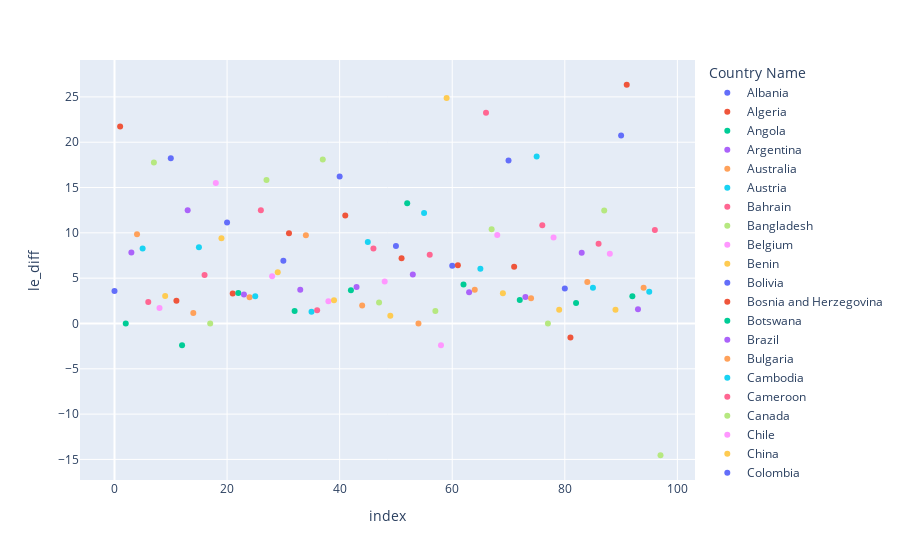

The cell this chart's notebook holds for it:
### Markdown cell above
Zimbabwe had the highest average ranking across all years in Population Density.

### Q4

What country has shown the greatest increase in 'Life expectancy at birth, total (years)' since 1962?

### Code cell
le_label = 'Life expectancy at birth, total (years)'

le_df = gapminder_df[['Year', 'Country Name', le_label]]

max_year = max(le_df['Year'].unique())

# Get first and last available values for each country 
le_df = le_df.sort_values(by="Year").groupby(['Country Name']).agg(['first', 'last'])

# Filter to only include results after 1962
le_df = le_df[le_df['Year']['first'] >= 1962]

le_df['le_diff'] = le_df[le_label]['last'] - le_df[le_label]['first']

le_df = le_df.reset_index()
px.scatter(le_df, y='le_diff', color='Country Name')

### Figure 1 — Plotly figure (JSON) as saved in the notebook; plotly's stock layout.template omitted (floating-point values rounded to 4 significant figures)
{"data": [{"hovertemplate": "Country Name=Albania<br>index=%{x}<br>le_diff=%{y}<extra></extra>", "legendgroup": "Albania", "marker": {"color": "#636efa", "symbol": "circle"}, "mode": "markers", "name": "Albania", "orientation": "v", "showlegend": true, "type": "scatter", "x": [0], "xaxis": "x", "y": [3.572], "yaxis": "y"}, {"hovertemplate": "Country Name=Algeria<br>index=%{x}<br>le_diff=%{y}<extra></extra>", "legendgroup": "Algeria", "marker": {"color": "#EF553B", "symbol": "circle"}, "mode": "markers", "name": "Algeria", "orientation": "v", "showlegend": true, "type": "scatter", "x": [1], "xaxis": "x", "y": [21.73], "yaxis": "y"}, {"hovertemplate": "Country Name=Angola<br>index=%{x}<br>le_diff=%{y}<extra></extra>", "legendgroup": "Angola", "marker": {"color": "#00cc96", "symbol": "circle"}, "mode": "markers", "name": "Angola", "orientation": "v", "showlegend": true, "type": "scatter", "x": [2], "xaxis": "x", "y": [0], "yaxis": "y"}, {"hovertemplate": "Country Name=Argentina<br>index=%{x}<br>le_diff=%{y}<extra></extra>", "legendgroup": "Argentina", "marker": {"color": "#ab63fa", "symbol": "circle"}, "mode": "markers", "name": "Argentina", "orientation": "v", "showlegend": true, "type": "scatter", "x": [3], "xaxis": "x", "y": [7.841], "yaxis": "y"}, {"hovertemplate": "Country Name=Australia<br>index=%{x}<br>le_diff=%{y}<extra></extra>", "legendgroup": "Australia", "marker": {"color": "#FFA15A", "symbol": "circle"}, "mode": "markers", "name": "Australia", "orientation": "v", "showlegend": true, "type": "scatter", "x": [4], "xaxis": "x", "y": [9.835], "yaxis": "y"}, {"hovertemplate": "Country Name=Austria<br>index=%{x}<br>le_diff=%{y}<extra></extra>", "legendgroup": "Austria", "marker": {"color": "#19d3f3", "symbol": "circle"}, "mode": "markers", "name": "Austria", "orientation": "v", "showlegend": true, "type": "scatter", "x": [5], "xaxis": "x", "y": [8.266], "yaxis": "y"}, {"hovertemplate": "Country Name=Bahrain<br>index=%{x}<br>le_diff=%{y}<extra></extra>", "legendgroup": "Bahrain", "marker": {"color": "#FF6692", "symbol": "circle"}, "mode": "markers", "name": "Bahrain", "orientation": "v", "showlegend": true, "type": "scatter", "x": [6], "xaxis": "x", "y": [2.377], "yaxis": "y"}, {"hovertemplate": "Country Name=Bangladesh<br>index=%{x}<br>le_diff=%{y}<extra></extra>", "legendgroup": "Bangladesh", "marker": {"color": "#B6E880", "symbol": "circle"}, "mode": "markers", "name": "Bangladesh", "orientation": "v", "showlegend": true, "type": "scatter", "x": [7], "xaxis": "x", "y": [17.75], "yaxis": "y"}, {"hovertemplate": "Country Name=Belgium<br>index=%{x}<br>le_diff=%{y}<extra></extra>", "legendgroup": "Belgium", "marker": {"color": "#FF97FF", "symbol": "circle"}, "mode": "markers", "name": "Belgium", "orientation": "v", "showlegend": true, "type": "scatter", "x": [8], "xaxis": "x", "y": [1.707], "yaxis": "y"}, {"hovertemplate": "Country Name=Benin<br>index=%{x}<br>le_diff=%{y}<extra></extra>", "legendgroup": "Benin", "marker": {"color": "#FECB52", "symbol": "circle"}, "mode": "markers", "name": "Benin", "orientation": "v", "showlegend": true, "type": "scatter", "x": [9], "xaxis": "x", "y": [3.025], "yaxis": "y"}, {"hovertemplate": "Country Name=Bolivia<br>index=%{x}<br>le_diff=%{y}<extra></extra>", "legendgroup": "Bolivia", "marker": {"color": "#636efa", "symbol": "circle"}, "mode": "markers", "name": "Bolivia", "orientation": "v", "showlegend": true, "type": "scatter", "x": [10], "xaxis": "x", "y": [18.23], "yaxis": "y"}, {"hovertemplate": "Country Name=Bosnia and Herzegovina<br>index=%{x}<br>le_diff=%{y}<extra></extra>", "legendgroup": "Bosnia and Herzegovina", "marker": {"color": "#EF553B", "symbol": "circle"}, "mode": "markers", "name": "Bosnia and Herzegovina", "orientation": "v", "showlegend": true, "type": "scatter", "x": [11], "xaxis": "x", "y": [2.513], "yaxis": "y"}, {"hovertemplate": "Country Name=Botswana<br>index=%{x}<br>le_diff=%{y}<extra></extra>", "legendgroup": "Botswana", "marker": {"color": "#00cc96", "symbol": "circle"}, "mode": "markers", "name": "Botswana", "orientation": "v", "showlegend": true, "type": "scatter", "x": [12], "xaxis": "x", "y": [-2.407], "yaxis": "y"}, {"hovertemplate": "Country Name=Brazil<br>index=%{x}<br>le_diff=%{y}<extra></extra>", "legendgroup": "Brazil", "marker": {"color": "#ab63fa", "symbol": "circle"}, "mode": "markers", "name": "Brazil", "orientation": "v", "showlegend": true, "type": "scatter", "x": [13], "xaxis": "x", "y": [12.49], "yaxis": "y"}, {"hovertemplate": "Country Name=Bulgaria<br>index=%{x}<br>le_diff=%{y}<extra></extra>", "legendgroup": "Bulgaria", "marker": {"color": "#FFA15A", "symbol": "circle"}, "mode": "markers", "name": "Bulgaria", "orientation": "v", "showlegend": true, "type": "scatter", "x": [14], "xaxis": "x", "y": [1.169], "yaxis": "y"}, {"hovertemplate": "Country Name=Cambodia<br>index=%{x}<br>le_diff=%{y}<extra></extra>", "legendgroup": "Cambodia", "marker": {"color": "#19d3f3", "symbol": "circle"}, "mode": "markers", "name": "Cambodia", "orientation": "v", "showlegend": true, "type": "scatter", "x": [15], "xaxis": "x", "y": [8.408], "yaxis": "y"}, {"hovertemplate": "Country Name=Cameroon<br>index=%{x}<br>le_diff=%{y}<extra></extra>", "legendgroup": "Cameroon", "marker": {"color": "#FF6692", "symbol": "circle"}, "mode": "markers", "name": "Cameroon", "orientation": "v", "showlegend": true, "type": "scatter", "x": [16], "xaxis": "x", "y": [5.347], "yaxis": "y"}, {"hovertemplate": "Country Name=Canada<br>index=%{x}<br>le_diff=%{y}<extra></extra>", "legendgroup": "Canada", "marker": {"color": "#B6E880", "symbol": "circle"}, "mode": "markers", "name": "Canada", "orientation": "v", "showlegend": true, "type": "scatter", "x": [17], "xaxis": "x", "y": [0], "yaxis": "y"}, {"hovertemplate": "Country Name=Chile<br>index=%{x}<br>le_diff=%{y}<extra></extra>", "legendgroup": "Chile", "marker": {"color": "#FF97FF", "symbol": "circle"}, "mode": "markers", "name": "Chile", "orientation": "v", "showlegend": true, "type": "scatter", "x": [18], "xaxis": "x", "y": [15.49], "yaxis": "y"}, {"hovertemplate": "Country Name=China<br>index=%{x}<br>le_diff=%{y}<extra></extra>", "legendgroup": "China", "marker": {"color": "#FECB52", "symbol": "circle"}, "mode": "markers", "name": "China", "orientation": "v", "showlegend": true, "type": "scatter", "x": [19], "xaxis": "x", "y": [9.404], "yaxis": "y"}, {"hovertemplate": "Country Name=Colombia<br>index=%{x}<br>le_diff=%{y}<extra></extra>", "legendgroup": "Colombia", "marker": {"color": "#636efa", "symbol": "circle"}, "mode": "markers", "name": "Colombia", "orientation": "v", "showlegend": true, "type": "scatter", "x": [20], "xaxis": "x", "y": [11.14], "yaxis": "y"}, {"hovertemplate": "Country Name=Costa Rica<br>index=%{x}<br>le_diff=%{y}<extra></extra>", "legendgroup": "Costa Rica", "marker": {"color": "#EF553B", "symbol": "circle"}, "mode": "markers", "name": "Costa Rica", "orientation": "v", "showlegend": true, "type": "scatter", "x": [21], "xaxis": "x", "y": [3.295], "yaxis": "y"}, {"hovertemplate": "Country Name=Cote d'Ivoire<br>index=%{x}<br>le_diff=%{y}<extra></extra>", "legendgroup": "Cote d'Ivoire", "marker": {"color": "#00cc96", "symbol": "circle"}, "mode": "markers", "name": "Cote d'Ivoire", "orientation": "v", "showlegend": true, "type": "scatter", "x": [22], "xaxis": "x", "y": [3.363], "yaxis": "y"}, {"hovertemplate": "Country Name=Croatia<br>index=%{x}<br>le_diff=%{y}<extra></extra>", "legendgroup": "Croatia", "marker": {"color": "#ab63fa", "symbol": "circle"}, "mode": "markers", "name": "Croatia", "orientation": "v", "showlegend": true, "type": "scatter", "x": [23], "xaxis": "x", "y": [3.21], "yaxis": "y"}, {"hovertemplate": "Country Name=Czech Republic<br>index=%{x}<br>le_diff=%{y}<extra></extra>", "legendgroup": "Czech Republic", "marker": {"color": "#FFA15A", "symbol": "circle"}, "mode": "markers", "name": "Czech Republic", "orientation": "v", "showlegend": true, "type": "scatter", "x": [24], "xaxis": "x", "y": [2.9], "yaxis": "y"}, {"hovertemplate": "Country Name=Denmark<br>index=%{x}<br>le_diff=%{y}<extra></extra>", "legendgroup": "Denmark", "marker": {"color": "#19d3f3", "symbol": "circle"}, "mode": "markers", "name": "Denmark", "orientation": "v", "showlegend": true, "type": "scatter", "x": [25], "xaxis": "x", "y": [3.001], "yaxis": "y"}, {"hovertemplate": "Country Name=Dominican Republic<br>index=%{x}<br>le_diff=%{y}<extra></extra>", "legendgroup": "Dominican Republic", "marker": {"color": "#FF6692", "symbol": "circle"}, "mode": "markers", "name": "Dominican Republic", "orientation": "v", "showlegend": true, "type": "scatter", "x": [26], "xaxis": "x", "y": [12.49], "yaxis": "y"}, {"hovertemplate": "Country Name=Ecuador<br>index=%{x}<br>le_diff=%{y}<extra></extra>", "legendgroup": "Ecuador", "marker": {"color": "#B6E880", "symbol": "circle"}, "mode": "markers", "name": "Ecuador", "orientation": "v", "showlegend": true, "type": "scatter", "x": [27], "xaxis": "x", "y": [15.83], "yaxis": "y"}, {"hovertemplate": "Country Name=El Salvador<br>index=%{x}<br>le_diff=%{y}<extra></extra>", "legendgroup": "El Salvador", "marker": {"color": "#FF97FF", "symbol": "circle"}, "mode": "markers", "name": "El Salvador", "orientation": "v", "showlegend": true, "type": "scatter", "x": [28], "xaxis": "x", "y": [5.202], "yaxis": "y"}, {"hovertemplate": "Country Name=Eritrea<br>index=%{x}<br>le_diff=%{y}<extra></extra>", "legendgroup": "Eritrea", "marker": {"color": "#FECB52", "symbol": "circle"}, "mode": "markers", "name": "Eritrea", "orientation": "v", "showlegend": true, "type": "scatter", "x": [29], "xaxis": "x", "y": [5.66], "yaxis": "y"}, {"hovertemplate": "Country Name=Finland<br>index=%{x}<br>le_diff=%{y}<extra></extra>", "legendgroup": "Finland", "marker": {"color": "#636efa", "symbol": "circle"}, "mode": "markers", "name": "Finland", "orientation": "v", "showlegend": true, "type": "scatter", "x": [30], "xaxis": "x", "y": [6.913], "yaxis": "y"}, {"hovertemplate": "Country Name=France<br>index=%{x}<br>le_diff=%{y}<extra></extra>", "legendgroup": "France", "marker": {"color": "#EF553B", "symbol": "circle"}, "mode": "markers", "name": "France", "orientation": "v", "showlegend": true, "type": "scatter", "x": [31], "xaxis": "x", "y": [9.951], "yaxis": "y"}, {"hovertemplate": "Country Name=Gabon<br>index=%{x}<br>le_diff=%{y}<extra></extra>", "legendgroup": "Gabon", "marker": {"color": "#00cc96", "symbol": "circle"}, "mode": "markers", "name": "Gabon", "orientation": "v", "showlegend": true, "type": "scatter", "x": [32], "xaxis": "x", "y": [1.39], "yaxis": "y"}, {"hovertemplate": "Country Name=Germany<br>index=%{x}<br>le_diff=%{y}<extra></extra>", "legendgroup": "Germany", "marker": {"color": "#ab63fa", "symbol": "circle"}, "mode": "markers", "name": "Germany", "orientation": "v", "showlegend": true, "type": "scatter", "x": [33], "xaxis": "x", "y": [3.715], "yaxis": "y"}, {"hovertemplate": "Country Name=Ghana<br>index=%{x}<br>le_diff=%{y}<extra></extra>", "legendgroup": "Ghana", "marker": {"color": "#FFA15A", "symbol": "circle"}, "mode": "markers", "name": "Ghana", "orientation": "v", "showlegend": true, "type": "scatter", "x": [34], "xaxis": "x", "y": [9.724], "yaxis": "y"}, {"hovertemplate": "Country Name=Greece<br>index=%{x}<br>le_diff=%{y}<extra></extra>", "legendgroup": "Greece", "marker": {"color": "#19d3f3", "symbol": "circle"}, "mode": "markers", "name": "Greece", "orientation": "v", "showlegend": true, "type": "scatter", "x": [35], "xaxis": "x", "y": [1.302], "yaxis": "y"}, {"hovertemplate": "Country Name=Guatemala<br>index=%{x}<br>le_diff=%{y}<extra></extra>", "legendgroup": "Guatemala", "marker": {"color": "#FF6692", "symbol": "circle"}, "mode": "markers", "name": "Guatemala", "orientation": "v", "showlegend": true, "type": "scatter", "x": [36], "xaxis": "x", "y": [1.449], "yaxis": "y"}, {"hovertemplate": "Country Name=Honduras<br>index=%{x}<br>le_diff=%{y}<extra></extra>", "legendgroup": "Honduras", "marker": {"color": "#B6E880", "symbol": "circle"}, "mode": "markers", "name": "Honduras", "orientation": "v", "showlegend": true, "type": "scatter", "x": [37], "xaxis": "x", "y": [18.09], "yaxis": "y"}, {"hovertemplate": "Country Name=Hungary<br>index=%{x}<br>le_diff=%{y}<extra></extra>", "legendgroup": "Hungary", "marker": {"color": "#FF97FF", "symbol": "circle"}, "mode": "markers", "name": "Hungary", "orientation": "v", "showlegend": true, "type": "scatter", "x": [38], "xaxis": "x", "y": [2.449], "yaxis": "y"}, {"hovertemplate": "Country Name=Iceland<br>index=%{x}<br>le_diff=%{y}<extra></extra>", "legendgroup": "Iceland", "marker": {"color": "#FECB52", "symbol": "circle"}, "mode": "markers", "name": "Iceland", "orientation": "v", "showlegend": true, "type": "scatter", "x": [39], "xaxis": "x", "y": [2.568], "yaxis": "y"}, {"hovertemplate": "Country Name=India<br>index=%{x}<br>le_diff=%{y}<extra></extra>", "legendgroup": "India", "marker": {"color": "#636efa", "symbol": "circle"}, "mode": "markers", "name": "India", "orientation": "v", "showlegend": true, "type": "scatter", "x": [40], "xaxis": "x", "y": [16.21], "yaxis": "y"}, {"hovertemplate": "Country Name=Indonesia<br>index=%{x}<br>le_diff=%{y}<extra></extra>", "legendgroup": "Indonesia", "marker": {"color": "#EF553B", "symbol": "circle"}, "mode": "markers", "name": "Indonesia", "orientation": "v", "showlegend": true, "type": "scatter", "x": [41], "xaxis": "x", "y": [11.92], "yaxis": "y"}, {"hovertemplate": "Country Name=Ireland<br>index=%{x}<br>le_diff=%{y}<extra></extra>", "legendgroup": "Ireland", "marker": {"color": "#00cc96", "symbol": "circle"}, "mode": "markers", "name": "Ireland", "orientation": "v", "showlegend": true, "type": "scatter", "x": [42], "xaxis": "x", "y": [3.656], "yaxis": "y"}, {"hovertemplate": "Country Name=Italy<br>index=%{x}<br>le_diff=%{y}<extra></extra>", "legendgroup": "Italy", "marker": {"color": "#ab63fa", "symbol": "circle"}, "mode": "markers", "name": "Italy", "orientation": "v", "showlegend": true, "type": "scatter", "x": [43], "xaxis": "x", "y": [4.015], "yaxis": "y"}, {"hovertemplate": "Country Name=Jamaica<br>index=%{x}<br>le_diff=%{y}<extra></extra>", "legendgroup": "Jamaica", "marker": {"color": "#FFA15A", "symbol": "circle"}, "mode": "markers", "name": "Jamaica", "orientation": "v", "showlegend": true, "type": "scatter", "x": [44], "xaxis": "x", "y": [1.994], "yaxis": "y"}, {"hovertemplate": "Country Name=Japan<br>index=%{x}<br>le_diff=%{y}<extra></extra>", "legendgroup": "Japan", "marker": {"color": "#19d3f3", "symbol": "circle"}, "mode": "markers", "name": "Japan", "orientation": "v", "showlegend": true, "type": "scatter", "x": [45], "xaxis": "x", "y": [9.0], "yaxis": "y"}, {"hovertemplate": "Country Name=Jordan<br>index=%{x}<br>le_diff=%{y}<extra></extra>", "legendgroup": "Jordan", "marker": {"color": "#FF6692", "symbol": "circle"}, "mode": "markers", "name": "Jordan", "orientation": "v", "showlegend": true, "type": "scatter", "x": [46], "xaxis": "x", "y": [8.268], "yaxis": "y"}, {"hovertemplate": "Country Name=Kenya<br>index=%{x}<br>le_diff=%{y}<extra></extra>", "legendgroup": "Kenya", "marker": {"color": "#B6E880", "symbol": "circle"}, "mode": "markers", "name": "Kenya", "orientation": "v", "showlegend": true, "type": "scatter", "x": [47], "xaxis": "x", "y": [2.322], "yaxis": "y"}, {"hovertemplate": "Country Name=Lebanon<br>index=%{x}<br>le_diff=%{y}<extra></extra>", "legendgroup": "Lebanon", "marker": {"color": "#FF97FF", "symbol": "circle"}, "mode": "markers", "name": "Lebanon", "orientation": "v", "showlegend": true, "type": "scatter", "x": [48], "xaxis": "x", "y": [4.632], "yaxis": "y"}, {"hovertemplate": "Country Name=Libya<br>index=%{x}<br>le_diff=%{y}<extra></extra>", "legendgroup": "Libya", "marker": {"color": "#FECB52", "symbol": "circle"}, "mode": "markers", "name": "Libya", "orientation": "v", "showlegend": true, "type": "scatter", "x": [49], "xaxis": "x", "y": [0.8531], "yaxis": "y"}, {"hovertemplate": "Country Name=Malaysia<br>index=%{x}<br>le_diff=%{y}<extra></extra>", "legendgroup": "Malaysia", "marker": {"color": "#636efa", "symbol": "circle"}, "mode": "markers", "name": "Malaysia", "orientation": "v", "showlegend": true, "type": "scatter", "x": [50], "xaxis": "x", "y": [8.543], "yaxis": "y"}, {"hovertemplate": "Country Name=Mauritius<br>index=%{x}<br>le_diff=%{y}<extra></extra>", "legendgroup": "Mauritius", "marker": {"color": "#EF553B", "symbol": "circle"}, "mode": "markers", "name": "Mauritius", "orientation": "v", "showlegend": true, "type": "scatter", "x": [51], "xaxis": "x", "y": [7.198], "yaxis": "y"}, {"hovertemplate": "Country Name=Mexico<br>index=%{x}<br>le_diff=%{y}<extra></extra>", "legendgroup": "Mexico", "marker": {"color": "#00cc96", "symbol": "circle"}, "mode": "markers", "name": "Mexico", "orientation": "v", "showlegend": true, "type": "scatter", "x": [52], "xaxis": "x", "y": [13.27], "yaxis": "y"}, {"hovertemplate": "Country Name=Mongolia<br>index=%{x}<br>le_diff=%{y}<extra></extra>", "legendgroup": "Mongolia", "marker": {"color": "#ab63fa", "symbol": "circle"}, "mode": "markers", "name": "Mongolia", "orientation": "v", "showlegend": true, "type": "scatter", "x": [53], "xaxis": "x", "y": [5.396], "yaxis": "y"}, {"hovertemplate": "Country Name=Montenegro<br>index=%{x}<br>le_diff=%{y}<extra></extra>", "legendgroup": "Montenegro", "marker": {"color": "#FFA15A", "symbol": "circle"}, "mode": "markers", "name": "Montenegro", "orientation": "v", "showlegend": true, "type": "scatter", "x": [54], "xaxis": "x", "y": [0], "yaxis": "y"}, {"hovertemplate": "Country Name=Morocco<br>index=%{x}<br>le_diff=%{y}<extra></extra>", "legendgroup": "Morocco", "marker": {"color": "#19d3f3", "symbol": "circle"}, "mode": "markers", "name": "Morocco", "orientation": "v", "showlegend": true, "type": "scatter", "x": [55], "xaxis": "x", "y": [12.19], "yaxis": "y"}, {"hovertemplate": "Country Name=Mozambique<br>index=%{x}<br>le_diff=%{y}<extra></extra>", "legendgroup": "Mozambique", "marker": {"color": "#FF6692", "symbol": "circle"}, "mode": "markers", "name": "Mozambique", "orientation": "v", "showlegend": true, "type": "scatter", "x": [56], "xaxis": "x", "y": [7.594], "yaxis": "y"}, {"hovertemplate": "Country Name=Myanmar<br>index=%{x}<br>le_diff=%{y}<extra></extra>", "legendgroup": "Myanmar", "marker": {"color": "#B6E880", "symbol": "circle"}, "mode": "markers", "name": "Myanmar", "orientation": "v", "showlegend": true, "type": "scatter", "x": [57], "xaxis": "x", "y": [1.386], "yaxis": "y"}, {"hovertemplate": "Country Name=Namibia<br>index=%{x}<br>le_diff=%{y}<extra></extra>", "legendgroup": "Namibia", "marker": {"color": "#FF97FF", "symbol": "circle"}, "mode": "markers", "name": "Namibia", "orientation": "v", "showlegend": true, "type": "scatter", "x": [58], "xaxis": "x", "y": [-2.409], "yaxis": "y"}, {"hovertemplate": "Country Name=Nepal<br>index=%{x}<br>le_diff=%{y}<extra></extra>", "legendgroup": "Nepal", "marker": {"color": "#FECB52", "symbol": "circle"}, "mode": "markers", "name": "Nepal", "orientation": "v", "showlegend": true, "type": "scatter", "x": [59], "xaxis": "x", "y": [24.89], "yaxis": "y"}, {"hovertemplate": "Country Name=Netherlands<br>index=%{x}<br>le_diff=%{y}<extra></extra>", "legendgroup": "Netherlands", "marker": {"color": "#636efa", "symbol": "circle"}, "mode": "markers", "name": "Netherlands", "orientation": "v", "showlegend": true, "type": "scatter", "x": [60], "xaxis": "x", "y": [6.37], "yaxis": "y"}, {"hovertemplate": "Country Name=New Zealand<br>index=%{x}<br>le_diff=%{y}<extra></extra>", "legendgroup": "New Zealand", "marker": {"color": "#EF553B", "symbol": "circle"}, "mode": "markers", "name": "New Zealand", "orientation": "v", "showlegend": true, "type": "scatter", "x": [61], "xaxis": "x", "y": [6.427], "yaxis": "y"}, {"hovertemplate": "Country Name=Nicaragua<br>index=%{x}<br>le_diff=%{y}<extra></extra>", "legendgroup": "Nicaragua", "marker": {"color": "#00cc96", "symbol": "circle"}, "mode": "markers", "name": "Nicaragua", "orientation": "v", "showlegend": true, "type": "scatter", "x": [62], "xaxis": "x", "y": [4.298], "yaxis": "y"}, {"hovertemplate": "Country Name=Niger<br>index=%{x}<br>le_diff=%{y}<extra></extra>", "legendgroup": "Niger", "marker": {"color": "#ab63fa", "symbol": "circle"}, "mode": "markers", "name": "Niger", "orientation": "v", "showlegend": true, "type": "scatter", "x": [63], "xaxis": "x", "y": [3.434], "yaxis": "y"}, {"hovertemplate": "Country Name=Nigeria<br>index=%{x}<br>le_diff=%{y}<extra></extra>", "legendgroup": "Nigeria", "marker": {"color": "#FFA15A", "symbol": "circle"}, "mode": "markers", "name": "Nigeria", "orientation": "v", "showlegend": true, "type": "scatter", "x": [64], "xaxis": "x", "y": [3.725], "yaxis": "y"}, {"hovertemplate": "Country Name=Norway<br>index=%{x}<br>le_diff=%{y}<extra></extra>", "legendgroup": "Norway", "marker": {"color": "#19d3f3", "symbol": "circle"}, "mode": "markers", "name": "Norway", "orientation": "v", "showlegend": true, "type": "scatter", "x": [65], "xaxis": "x", "y": [6.05], "yaxis": "y"}, {"hovertemplate": "Country Name=Oman<br>index=%{x}<br>le_diff=%{y}<extra></extra>", "legendgroup": "Oman", "marker": {"color": "#FF6692", "symbol": "circle"}, "mode": "markers", "name": "Oman", "orientation": "v", "showlegend": true, "type": "scatter", "x": [66], "xaxis": "x", "y": [23.26], "yaxis": "y"}, {"hovertemplate": "Country Name=Pakistan<br>index=%{x}<br>le_diff=%{y}<extra></extra>", "legendgroup": "Pakistan", "marker": {"color": "#B6E880", "symbol": "circle"}, "mode": "markers", "name": "Pakistan", "orientation": "v", "showlegend": true, "type": "scatter", "x": [67], "xaxis": "x", "y": [10.39], "yaxis": "y"}, {"hovertemplate": "Country Name=Panama<br>index=%{x}<br>le_diff=%{y}<extra></extra>", "legendgroup": "Panama", "marker": {"color": "#FF97FF", "symbol": "circle"}, "mode": "markers", "name": "Panama", "orientation": "v", "showlegend": true, "type": "scatter", "x": [68], "xaxis": "x", "y": [9.766], "yaxis": "y"}, {"hovertemplate": "Country Name=Paraguay<br>index=%{x}<br>le_diff=%{y}<extra></extra>", "legendgroup": "Paraguay", "marker": {"color": "#FECB52", "symbol": "circle"}, "mode": "markers", "name": "Paraguay", "orientation": "v", "showlegend": true, "type": "scatter", "x": [69], "xaxis": "x", "y": [3.324], "yaxis": "y"}, {"hovertemplate": "Country Name=Peru<br>index=%{x}<br>le_diff=%{y}<extra></extra>", "legendgroup": "Peru", "marker": {"color": "#636efa", "symbol": "circle"}, "mode": "markers", "name": "Peru", "orientation": "v", "showlegend": true, "type": "scatter", "x": [70], "xaxis": "x", "y": [17.98], "yaxis": "y"}, {"hovertemplate": "Country Name=Philippines<br>index=%{x}<br>le_diff=%{y}<extra></extra>", "legendgroup": "Philippines", "marker": {"color": "#EF553B", "symbol": "circle"}, "mode": "markers", "name": "Philippines", "orientation": "v", "showlegend": true, "type": "scatter", "x": [71], "xaxis": "x", "y": [6.248], "yaxis": "y"}, {"hovertemplate": "Country Name=Poland<br>index=%{x}<br>le_diff=%{y}<extra></extra>", "legendgroup": "Poland", "marker": {"color": "#00cc96", "symbol": "circle"}, "mode": "markers", "name": "Poland", "orientation": "v", "showlegend": true, "type": "scatter", "x": [72], "xaxis": "x", "y": [2.598], "yaxis": "y"}, {"hovertemplate": "Country Name=Portugal<br>index=%{x}<br>le_diff=%{y}<extra></extra>", "legendgroup": "Portugal", "marker": {"color": "#ab63fa", "symbol": "circle"}, "mode": "markers", "name": "Portugal", "orientation": "v", "showlegend": true, "type": "scatter", "x": [73], "xaxis": "x", "y": [2.91], "yaxis": "y"}, {"hovertemplate": "Country Name=Romania<br>index=%{x}<br>le_diff=%{y}<extra></extra>", "legendgroup": "Romania", "marker": {"color": "#FFA15A", "symbol": "circle"}, "mode": "markers", "name": "Romania", "orientation": "v", "showlegend": true, "type": "scatter", "x": [74], "xaxis": "x", "y": [2.781], "yaxis": "y"}, {"hovertemplate": "Country Name=Saudi Arabia<br>index=%{x}<br>le_diff=%{y}<extra></extra>", "legendgroup": "Saudi Arabia", "marker": {"color": "#19d3f3", "symbol": "circle"}, "mode": "markers", "name": "Saudi Arabia", "orientation": "v", "showlegend": true, "type": "scatter", "x": [75], "xaxis": "x", "y": [18.44], "yaxis": "y"}, {"hovertemplate": "Country Name=Senegal<br>index=%{x}<br>le_diff=%{y}<extra></extra>", "legendgroup": "Senegal", "marker": {"color": "#FF6692", "symbol": "circle"}, "mode": "markers", "name": "Senegal", "orientation": "v", "showlegend": true, "type": "scatter", "x": [76], "xaxis": "x", "y": [10.85], "yaxis": "y"}, {"hovertemplate": "Country Name=Serbia<br>index=%{x}<br>le_diff=%{y}<extra></extra>", "legendgroup": "Serbia", "marker": {"color": "#B6E880", "symbol": "circle"}, "mode": "markers", "name": "Serbia", "orientation": "v", "showlegend": true, "type": "scatter", "x": [77], "xaxis": "x", "y": [0], "yaxis": "y"}, {"hovertemplate": "Country Name=Singapore<br>index=%{x}<br>le_diff=%{y}<extra></extra>", "legendgroup": "Singapore", "marker": {"color": "#FF97FF", "symbol": "circle"}, "mode": "markers", "name": "Singapore", "orientation": "v", "showlegend": true, "type": "scatter", "x": [78], "xaxis": "x", "y": [9.481], "yaxis": "y"}, {"hovertemplate": "Country Name=Slovak Republic<br>index=%{x}<br>le_diff=%{y}<extra></extra>", "legendgroup": "Slovak Republic", "marker": {"color": "#FECB52", "symbol": "circle"}, "mode": "markers", "name": "Slovak Republic", "orientation": "v", "showlegend": true, "type": "scatter", "x": [79], "xaxis": "x", "y": [1.502], "yaxis": "y"}, {"hovertemplate": "Country Name=Slovenia<br>index=%{x}<br>le_diff=%{y}<extra></extra>", "legendgroup": "Slovenia", "marker": {"color": "#636efa", "symbol": "circle"}, "mode": "markers", "name": "Slovenia", "orientation": "v", "showlegend": true, "type": "scatter", "x": [80], "xaxis": "x", "y": [3.854], "yaxis": "y"}, {"hovertemplate": "Country Name=South Africa<br>index=%{x}<br>le_diff=%{y}<extra></extra>", "legendgroup": "South Africa", "marker": {"color": "#EF553B", "symbol": "circle"}, "mode": "markers", "name": "South Africa", "orientation": "v", "showlegend": true, "type": "scatter", "x": [81], "xaxis": "x", "y": [-1.537], "yaxis": "y"}, {"hovertemplate": "Country Name=Spain<br>index=%{x}<br>le_diff=%{y}<extra></extra>", "legendgroup": "Spain", "marker": {"color": "#00cc96", "symbol": "circle"}, "mode": "markers", "name": "Spain", "orientation": "v", "showlegend": true, "type": "scatter", "x": [82], "xaxis": "x", "y": [2.269], "yaxis": "y"}, {"hovertemplate": "Country Name=Sudan<br>index=%{x}<br>le_diff=%{y}<extra></extra>", "legendgroup": "Sudan", "marker": {"color": "#ab63fa", "symbol": "circle"}, "mode": "markers", "name": "Sudan", "orientation": "v", "showlegend": true, "type": "scatter", "x": [83], "xaxis": "x", "y": [7.813], "yaxis": "y"}, {"hovertemplate": "Country Name=Sweden<br>index=%{x}<br>le_diff=%{y}<extra></extra>", "legendgroup": "Sweden", "marker": {"color": "#FFA15A", "symbol": "circle"}, "mode": "markers", "name": "Sweden", "orientation": "v", "showlegend": true, "type": "scatter", "x": [84], "xaxis": "x", "y": [4.573], "yaxis": "y"}, {"hovertemplate": "Country Name=Switzerland<br>index=%{x}<br>le_diff=%{y}<extra></extra>", "legendgroup": "Switzerland", "marker": {"color": "#19d3f3", "symbol": "circle"}, "mode": "markers", "name": "Switzerland", "orientation": "v", "showlegend": true, "type": "scatter", "x": [85], "xaxis": "x", "y": [3.935], "yaxis": "y"}, {"hovertemplate": "Country Name=Tanzania<br>index=%{x}<br>le_diff=%{y}<extra></extra>", "legendgroup": "Tanzania", "marker": {"color": "#FF6692", "symbol": "circle"}, "mode": "markers", "name": "Tanzania", "orientation": "v", "showlegend": true, "type": "scatter", "x": [86], "xaxis": "x", "y": [8.798], "yaxis": "y"}, {"hovertemplate": "Country Name=Thailand<br>index=%{x}<br>le_diff=%{y}<extra></extra>", "legendgroup": "Thailand", "marker": {"color": "#B6E880", "symbol": "circle"}, "mode": "markers", "name": "Thailand", "orientation": "v", "showlegend": true, "type": "scatter", "x": [87], "xaxis": "x", "y": [12.46], "yaxis": "y"}, {"hovertemplate": "Country Name=Togo<br>index=%{x}<br>le_diff=%{y}<extra></extra>", "legendgroup": "Togo", "marker": {"color": "#FF97FF", "symbol": "circle"}, "mode": "markers", "name": "Togo", "orientation": "v", "showlegend": true, "type": "scatter", "x": [88], "xaxis": "x", "y": [7.69], "yaxis": "y"}, {"hovertemplate": "Country Name=Trinidad and Tobago<br>index=%{x}<br>le_diff=%{y}<extra></extra>", "legendgroup": "Trinidad and Tobago", "marker": {"color": "#FECB52", "symbol": "circle"}, "mode": "markers", "name": "Trinidad and Tobago", "orientation": "v", "showlegend": true, "type": "scatter", "x": [89], "xaxis": "x", "y": [1.517], "yaxis": "y"}, {"hovertemplate": "Country Name=Tunisia<br>index=%{x}<br>le_diff=%{y}<extra></extra>", "legendgroup": "Tunisia", "marker": {"color": "#636efa", "symbol": "circle"}, "mode": "markers", "name": "Tunisia", "orientation": "v", "showlegend": true, "type": "scatter", "x": [90], "xaxis": "x", "y": [20.75], "yaxis": "y"}, {"hovertemplate": "Country Name=Turkey<br>index=%{x}<br>le_diff=%{y}<extra></extra>", "legendgroup": "Turkey", "marker": {"color": "#EF553B", "symbol": "circle"}, "mode": "markers", "name": "Turkey", "orientation": "v", "showlegend": true, "type": "scatter", "x": [91], "xaxis": "x", "y": [26.34], "yaxis": "y"}, {"hovertemplate": "Country Name=United Kingdom<br>index=%{x}<br>le_diff=%{y}<extra></extra>", "legendgroup": "United Kingdom", "marker": {"color": "#00cc96", "symbol": "circle"}, "mode": "markers", "name": "United Kingdom", "orientation": "v", "showlegend": true, "type": "scatter", "x": [92], "xaxis": "x", "y": [3.015], "yaxis": "y"}, {"hovertemplate": "Country Name=United States<br>index=%{x}<br>le_diff=%{y}<extra></extra>", "legendgroup": "United States", "marker": {"color": "#ab63fa", "symbol": "circle"}, "mode": "markers", "name": "United States", "orientation": "v", "showlegend": true, "type": "scatter", "x": [93], "xaxis": "x", "y": [1.559], "yaxis": "y"}, {"hovertemplate": "Country Name=Uruguay<br>index=%{x}<br>le_diff=%{y}<extra></extra>", "legendgroup": "Uruguay", "marker": {"color": "#FFA15A", "symbol": "circle"}, "mode": "markers", "name": "Uruguay", "orientation": "v", "showlegend": true, "type": "scatter", "x": [94], "xaxis": "x", "y": [3.953], "yaxis": "y"}, {"hovertemplate": "Country Name=Vietnam<br>index=%{x}<br>le_diff=%{y}<extra></extra>", "legendgroup": "Vietnam", "marker": {"color": "#19d3f3", "symbol": "circle"}, "mode": "markers", "name": "Vietnam", "orientation": "v", "showlegend": true, "type": "scatter", "x": [95], "xaxis": "x", "y": [3.488], "yaxis": "y"}, {"hovertemplate": "Country Name=Zambia<br>index=%{x}<br>le_diff=%{y}<extra></extra>", "legendgroup": "Zambia", "marker": {"color": "#FF6692", "symbol": "circle"}, "mode": "markers", "name": "Zambia", "orientation": "v", "showlegend": true, "type": "scatter", "x": [96], "xaxis": "x", "y": [10.32], "yaxis": "y"}, {"hovertemplate": "Country Name=Zimbabwe<br>index=%{x}<br>le_diff=%{y}<extra></extra>", "legendgroup": "Zimbabwe", "marker": {"color": "#B6E880", "symbol": "circle"}, "mode": "markers", "name": "Zimbabwe", "orientation": "v", "showlegend": true, "type": "scatter", "x": [97], "xaxis": "x", "y": [-14.54], "yaxis": "y"}], "layout": {"legend": {"title": {"text": "Country Name"}, "tracegroupgap": 0}, "margin": {"t": 60}, "xaxis": {"anchor": "y", "domain": [0, 1], "title": {"text": "index"}}, "yaxis": {"anchor": "x", "domain": [0, 1], "title": {"text": "le_diff"}}}}
